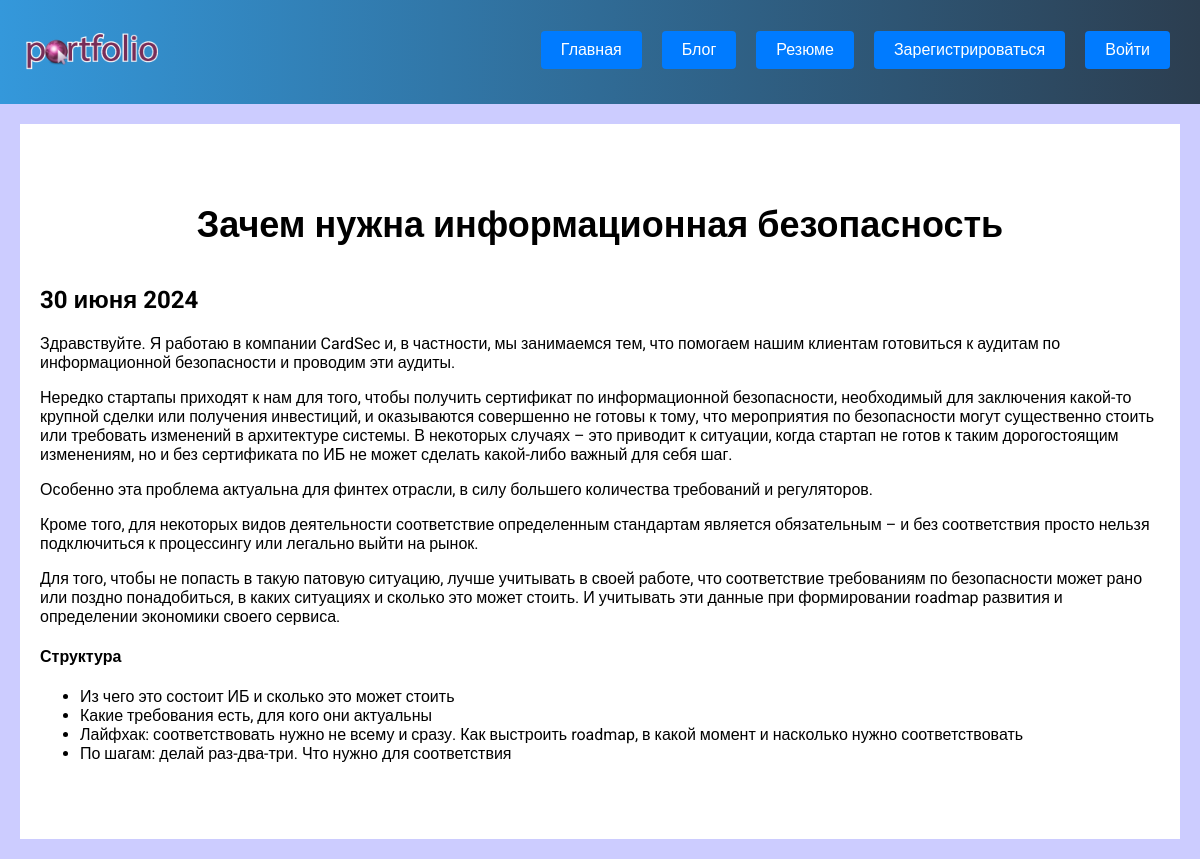
The app's page /blog/4/ with its own data.
### blog/models.py (models this page shows, shortened)
class Blog(models.Model):
    title = models.CharField(max_length=200)
    description = models.TextField()
    date = models.DateField()

### blog/views.py (the view)
# urls.py: path('<int:blog_id>/', views.detail, name="detail"),
def detail(request, blog_id):
    blog = get_object_or_404(Blog, pk=blog_id)
    return render(request, 'blog/details.html', {'blog': blog})

### blog/templates/blog/details.html
{% extends 'skills/base.html' %}
{% block content %}
<div class="detail">
<h1>{{ blog.title }}</h1>
    <h2>{{ blog.date|date:'j E Y' }}</h2>
    {{ blog.description|safe }}
</div>
{% endblock %}

### skills/static/css/style.css (style rules this page uses)
body { background: #CCCCFF; padding: 0; margin: 0; font-family: "Roboto", sans-serif; }
.content h1 { text-align: center; margin: 60px 0 40px; font-size: 36px; }
.detail { background: #FFF; padding: 20px 20px 60px; box-sizing: border-box; }

### records on screen
Blog: title "Зачем нужна информационная безопасность", date "30 июня 2024", description "Здравствуйте. Я работаю в компании CardSec и, в частности, мы занимаемся тем, что помогаем нашим клиентам готовиться к аудитам по информационной безопасности и проводим эти аудиты. Нередко стартапы приходят к нам для того, чтобы получить сертификат по информационной безопасности, необходимый для заключения какой-то крупной сделки или получения инвестиций, и оказываются совершенно не готовы к тому, что мероприятия по безопасности могут существенно стоить или требовать изменений в архитектуре системы. В некоторых случаях – это приводит к ситуации, когда стартап не готов к таким дорогостоящим изменениям, но и без сертификата по ИБ не может сделать какой-либо важный для себя шаг. Особенно эта…"
